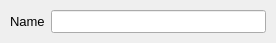
<?xml version="1.0" encoding="UTF-8"?>
<ui version="4.0">
 <class>nFileInfo</class>
 <widget class="QMainWindow" name="nFileInfo">
  <property name="geometry">
   <rect>
    <x>0</x>
    <y>0</y>
    <width>276</width>
    <height>42</height>
   </rect>
  </property>
  <property name="windowTitle">
   <string>File Info</string>
  </property>
  <property name="unifiedTitleAndToolBarOnMac">
   <bool>true</bool>
  </property>
  <widget class="QWidget" name="centralwidget">
   <property name="font">
    <font>
     <pointsize>10</pointsize>
    </font>
   </property>
   <layout class="QGridLayout" name="gridLayout">
    <property name="margin">
     <number>10</number>
    </property>
    <item row="0" column="0">
     <widget class="QLabel" name="label">
      <property name="text">
       <string>Name</string>
      </property>
     </widget>
    </item>
    <item row="0" column="1">
     <widget class="QLineEdit" name="name"/>
    </item>
   </layout>
  </widget>
 </widget>
 <resources>
  <include location="../resources/neutrino.qrc"/>
 </resources>
 <connections/>
</ui>
